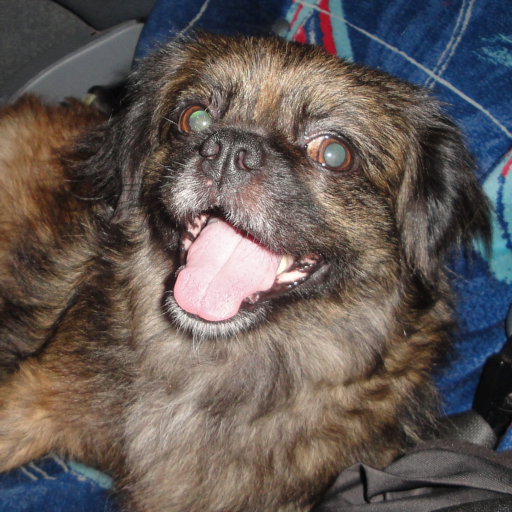
#> input picture images/chicky_512.png, 512 x 512 px
$ python template_matching2.py
#> lines starting #> are read from the running program, lines starting #| are printed output that depends on the picture; after the words box and inside, x2 and y2 are one past the last pixel; in counts of white or black regions, pixels touching at a corner belong together
import cv2
import numpy as np
import matplotlib.pyplot as plt

img = cv2.imread('./images/chicky_512.png')
#> img is the input picture: shape (512, 512, 3); mean B, G, R 85.8, 89.1, 98.5
template = cv2.imread('./images/chicky_mouth.png')
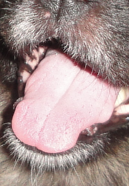
#> input picture images/chicky_mouth.png, 129 x 186 px
#> template is the input picture: shape (186, 129, 3); mean B, G, R 143.4, 145, 165.7

img_gray = cv2.cvtColor(img,cv2.COLOR_BGR2GRAY)
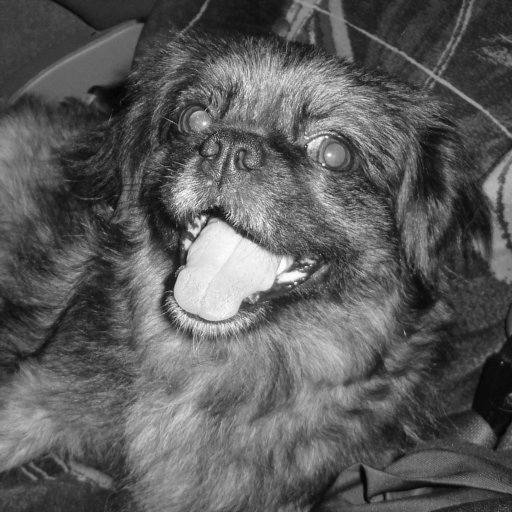
#> img_gray: shape (512, 512); min 4, max 254, mean 91.5
template_gray = cv2.cvtColor(template,cv2.COLOR_BGR2GRAY)
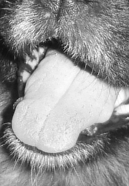
#> template_gray: shape (186, 129); min 16, max 254, mean 151

w,h = template_gray.shape[::-1]
#> w = 129; h = 186

res = cv2.matchTemplate(img_gray,template_gray,cv2.TM_CCOEFF_NORMED)
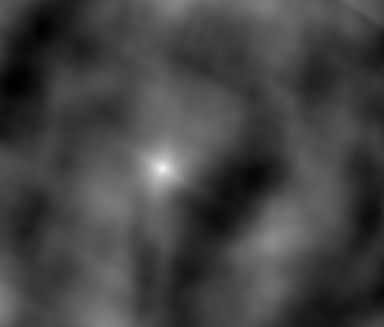
#> res: shape (327, 384) float32; min -0.367, max 1, mean -0.00252; drawn with min black and max white
print('res: ',res)
#> (printed output is left out)

threshold = 0.9
loc = np.where(res >= threshold)
#> loc = 11 positions, rows 166 to 170, columns 161 to 163

for pt in zip(*loc[::-1]):
    print("pt:",pt)
    cv2.rectangle(img,pt,(pt[0]+w,pt[1]+h),(0,0,255),2)
#> this loop made 11 passes
#> pt on passes 1 to 11: (162, 166), (161, 167), (162, 167), (163, 167), (161, 168), (162, 168), (163, 168), (161, 169), (162, 169), (163, 169), (162, 170)
#| pt: (162, 166)
#| pt: (161, 167)
#| pt: (162, 167)
#| pt: (163, 167)
#| pt: (161, 168)
#| pt: (162, 168)
#| pt: (163, 168)
#| pt: (161, 169)
#> (further printed lines are left out)
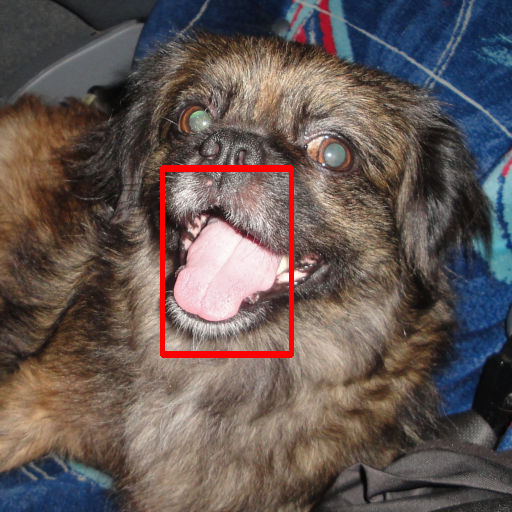
#> img: shape (512, 512, 3); 1.39% of pixels changed, all inside (x1, y1, x2, y2) = (160, 165, 294, 358)


cv2.imshow('img',img)
cv2.imshow('template',template)
cv2.waitKey(0)
cv2.destroyAllWindows()
